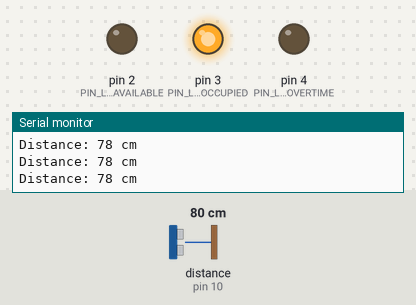
Bench run of a sketch on a simulated Arduino Uno, built with avr-gcc and run on an emulated ATmega328P. On the bench: output pins drawn as LEDs (lit = HIGH), the last lines printed to the serial monitor. Wiring (inferred from the names in the program): ultrasonic range finder: trigger pin 9; echo pin 10. Inputs (shaded band) come from the test bench; at power-on: distance to the obstacle (sensor on pin 10) 80 cm. The echo pulse lasts 58.3 µs per cm; pins used as bus, display or sensor lines are not drawn.

Above: at 1.2 s.
1.3 s: distance to the obstacle (sensor on pin 10) set to 98 cm
2.8 s: distance to the obstacle (sensor on pin 10) set to 108 cm
At 4.0 s:
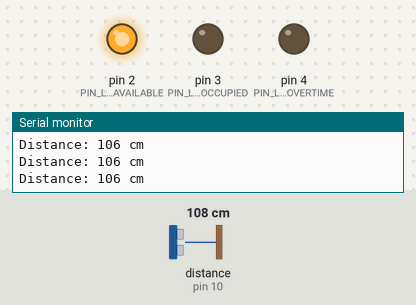
4.3 s: distance to the obstacle (sensor on pin 10) set to 9 cm
At 5.5 s:
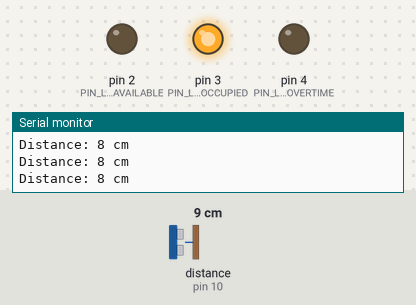
5.8 s: distance to the obstacle (sensor on pin 10) set to 120 cm
At 6.4 s:
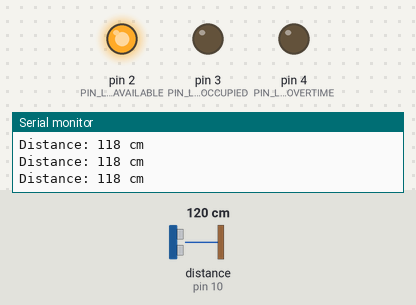
Timing chart, 0 to 8.3 s (numbered marks = the images above; inputs shaded):
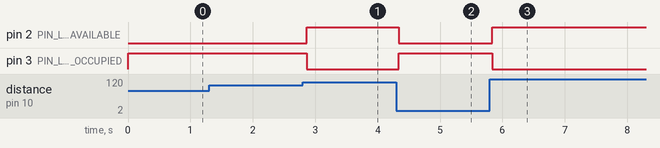

Measured:
- the behaviour switches between 102 and 103 cm on distance to the obstacle (sensor on pin 10) (found by bisection; images 0 and 1)
- after the input at 2.8 s, pin 2 (PIN_LED_AVAILABLE): LOW → HIGH after 0.06 s; pin 3 (PIN_LED_OCCUPIED): HIGH → LOW after 0.06 s
- after the input at 4.3 s, pin 2 (PIN_LED_AVAILABLE): HIGH → LOW at once; pin 3 (PIN_LED_OCCUPIED): LOW → HIGH at once
- after the input at 5.8 s, pin 2 (PIN_LED_AVAILABLE): LOW → HIGH at once; pin 3 (PIN_LED_OCCUPIED): HIGH → LOW at once

The sketch:

SmartParking.ino
```cpp
// =============================================================================
// SMART PARKING SPOT MONITOR
// Uses an ultrasonic sensor to detect a parked vehicle and warns the driver
// with a blinking yellow LED if they exceed the allowed parking duration.
// =============================================================================


// --- 1. HARDWARE PIN ASSIGNMENTS ---
// These map our Arduino's physical pins to meaningful names.
// 'const' ensures these values are locked in at compile time and cannot be
// accidentally reassigned anywhere else in the program.
const int PIN_LED_AVAILABLE   = 2;   // Green LED  -> spot is free
const int PIN_LED_OCCUPIED    = 3;   // Red LED    -> spot is taken
const int PIN_LED_OVERTIME    = 4;   // Yellow LED -> driver has overstayed
const int PIN_ULTRASONIC_TRIG = 9;   // Sends out the ultrasonic pulse
const int PIN_ULTRASONIC_ECHO = 10;  // Receives the bounced-back pulse


// --- 2. SYSTEM STATE VARIABLES ---
// These hold the live status of the parking spot as the program runs.
long  echoTravelTimeMicros;    // How long (in microseconds) the sound wave took to return
int   distanceToObjectCm;      // The computed distance to whatever is in front of the sensor
bool  spotIsOccupied = false;  // True when a vehicle is currently detected in the spot


// --- 3. NON-BLOCKING TIMER VARIABLES ---
// We use millis() instead of delay() so the sensor can keep scanning
// even while we are tracking how long the car has been parked.
unsigned long timeVehicleArrivedMs = 0;             // Timestamp (ms since boot) of when the car pulled in
const unsigned long MAX_PARKING_DURATION_MS = 10000; // 10-second limit before the overtime warning kicks in


// =============================================================================
// SETUP — runs exactly once when the Arduino powers on or resets
// =============================================================================
void setup() {
  // Open the serial connection at 9600 baud so we can stream debug
  // information to the Serial Monitor (think of this as console.log).
  Serial.begin(9600);

  // Configure the ultrasonic sensor pins:
  //   TRIG is an OUTPUT because we send a pulse OUT of it.
  //   ECHO is an INPUT  because we listen for a pulse coming back IN.
  pinMode(PIN_ULTRASONIC_TRIG, OUTPUT);
  pinMode(PIN_ULTRASONIC_ECHO, INPUT);

  // All three LEDs are OUTPUTS — we are driving them, not reading them.
  pinMode(PIN_LED_AVAILABLE, OUTPUT);
  pinMode(PIN_LED_OCCUPIED,  OUTPUT);
  pinMode(PIN_LED_OVERTIME,  OUTPUT);
}


// =============================================================================
// HELPER: measureDistanceCm()
// Fires a brief ultrasonic pulse, times the echo, and converts that time
// into a physical distance in centimeters.
// =============================================================================
int measureDistanceCm() {
  // Step 1: Make sure the trigger line is LOW so we start from a clean state.
  // A 2 microsecond settle time prevents leftover signal from skewing readings.
  digitalWrite(PIN_ULTRASONIC_TRIG, LOW);
  delayMicroseconds(2);

  // Step 2: Send a precise 10-microsecond HIGH pulse.
  // This is the "ping" — the sensor emits an ultrasonic burst at this moment.
  digitalWrite(PIN_ULTRASONIC_TRIG, HIGH);
  delayMicroseconds(10);
  digitalWrite(PIN_ULTRASONIC_TRIG, LOW);

  // Step 3: pulseIn() blocks until the ECHO pin goes HIGH then LOW again,
  // returning how many microseconds the round-trip took.
  echoTravelTimeMicros = pulseIn(PIN_ULTRASONIC_ECHO, HIGH);

  // Step 4: Convert time-of-flight into distance.
  //   - Speed of sound ≈ 0.034 cm/microsecond
  //   - Divide by 2 because the sound travels TO the object AND back
  distanceToObjectCm = echoTravelTimeMicros * 0.034 / 2;

  return distanceToObjectCm;
}


// =============================================================================
// LOOP — Arduino's main event loop. Runs forever, as fast as possible.
// =============================================================================
void loop() {
  // Take a fresh reading on every iteration so our decisions are based on
  // the current state of the parking spot, not stale data.
  int currentDistanceCm = measureDistanceCm();

  // Stream the reading to the Serial Monitor for live debugging.
  Serial.print("Distance: ");
  Serial.print(currentDistanceCm);
  Serial.println(" cm");


  // ---------------------------------------------------------------------------
  // STATE A — SPOT IS AVAILABLE (nothing within 100 cm of the sensor)
  // ---------------------------------------------------------------------------
  if (currentDistanceCm > 100) {
    // Show the "free" indicator and switch off the others.
    digitalWrite(PIN_LED_AVAILABLE, HIGH);
    digitalWrite(PIN_LED_OCCUPIED,  LOW);
    digitalWrite(PIN_LED_OVERTIME,  LOW);

    // Reset our occupancy tracking so the next vehicle starts a fresh timer.
    spotIsOccupied        = false;
    timeVehicleArrivedMs  = 0;
  }

  // ---------------------------------------------------------------------------
  // STATE B / C — SPOT IS OCCUPIED (something is within 100 cm)
  // ---------------------------------------------------------------------------
  else {
    // Detect the exact transition from "free" to "occupied" and stamp
    // the arrival time. This branch only runs ONCE per parking session.
    if (spotIsOccupied == false) {
      spotIsOccupied       = true;
      timeVehicleArrivedMs = millis();  // Start the parking stopwatch
    }

    // Standard "occupied" indicator: red ON, green OFF.
    digitalWrite(PIN_LED_AVAILABLE, LOW);
    digitalWrite(PIN_LED_OCCUPIED,  HIGH);

    // Work out how long the vehicle has been sitting in the spot.
    unsigned long elapsedParkedTimeMs = millis() - timeVehicleArrivedMs;

    // Has the driver exceeded the allowed parking duration?
    if (elapsedParkedTimeMs >= MAX_PARKING_DURATION_MS) {

      // NON-BLOCKING BLINK:
      // (millis() / 500) increments by 1 every 500 ms, and modulo 2 alternates
      // between 0 and 1, giving us a clean ON/OFF cycle every half second
      // WITHOUT pausing the program — so the sensor keeps scanning.
      if ((millis() / 500) % 2 == 0) {
        digitalWrite(PIN_LED_OVERTIME, HIGH);
      } else {
        digitalWrite(PIN_LED_OVERTIME, LOW);
      }

    } else {
      // Still within the allowed window — keep the warning LED off.
      digitalWrite(PIN_LED_OVERTIME, LOW);
    }
  }

  // A small pause keeps the Tinkercad simulator from lagging.
  // 50 ms still gives us 20 readings per second — plenty for this use case.
  delay(50);
}
```
